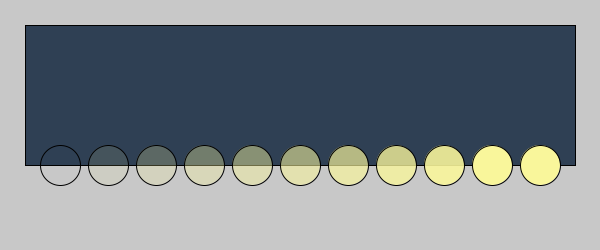
Frame 1 (no input)
Frame 60 (the mouse pressed at the canvas centre just before this capture): identical to frame 1, image omitted
Frame 120 (the mouse held since frame 60 and released just before this capture): identical to frame 1, image omitted

The Processing sketch that drew this single still picture (run headless with seeded random() and noise(); from frame 60 on, the mouse is pressed at the canvas centre):

// Processing sketch: row6
// ── row6.pde
void setup() {
   size(600, 250);
}

void draw() {
   background(200);
   fill(47, 64, 84);
   rect(25, 25, 550, 140);
   
   for (int eCount = 0; eCount<11; eCount++) {
      int xValue = 60 + (eCount * 48);
      float myAlpha = map(eCount, 0, 9, 0, 255);
      color myColor = color(249, 246, 155, myAlpha);
      fill(myColor);
      ellipse(xValue, 165, 40, 40);
   }
}
